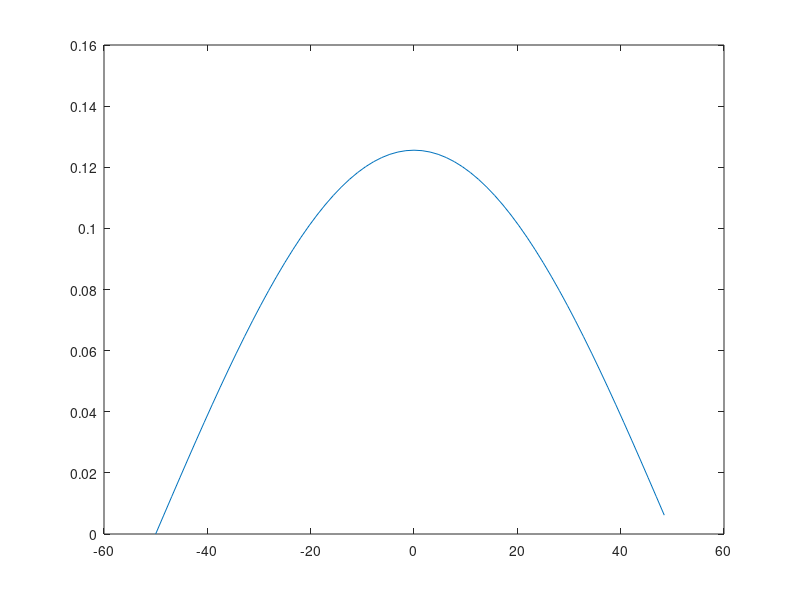
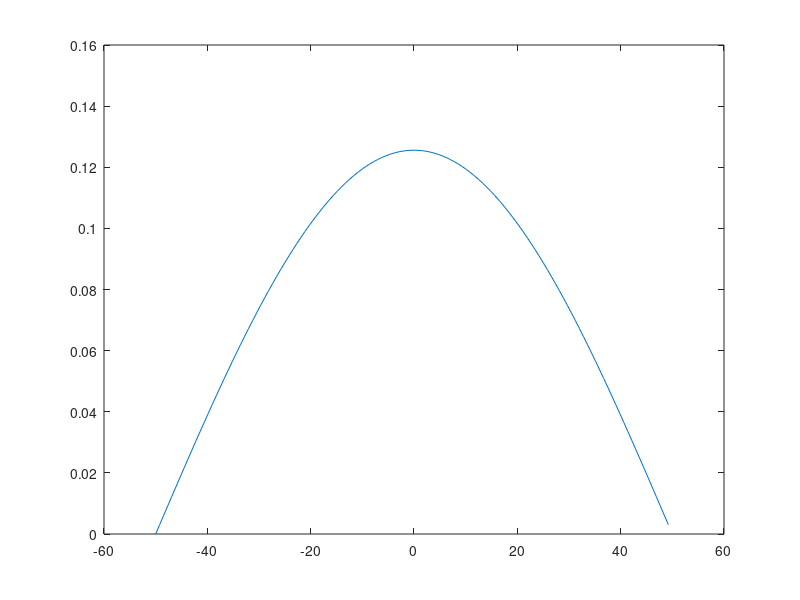
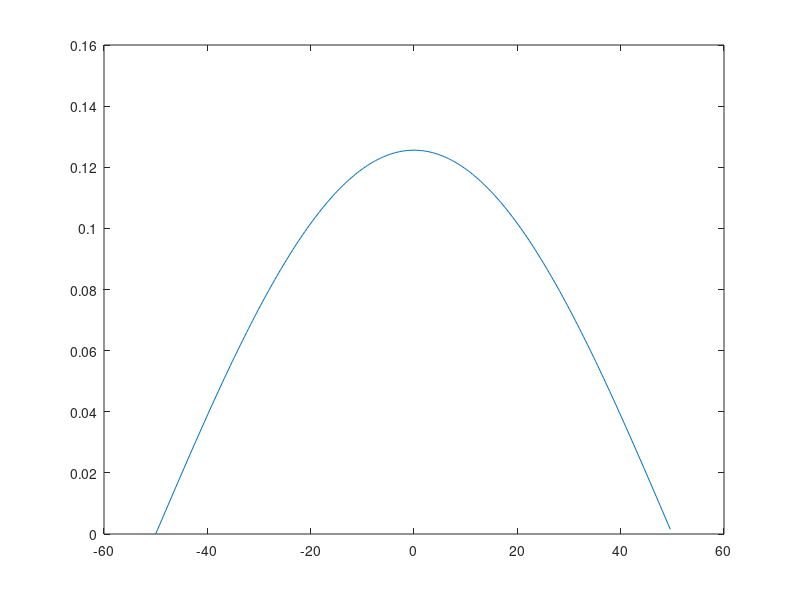

Source code (MATLAB) for these figures, in order:
fs=100;
time=2;
frequency=10;
x=0.1/fs:time-1/fs;
y=sin(2*pi*x*frequency);

count=1;
for N=[64,128,256]
    figure(count);
    H=fft(y,N);
    F=fftshift(abs(H));
    newX = -fs/2 : fs/N : fs/2-fs/N;
    plot(newX,F);
    count=count+1;
end